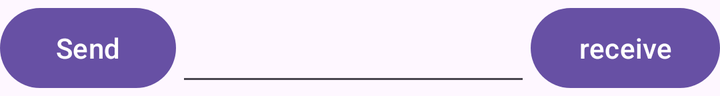
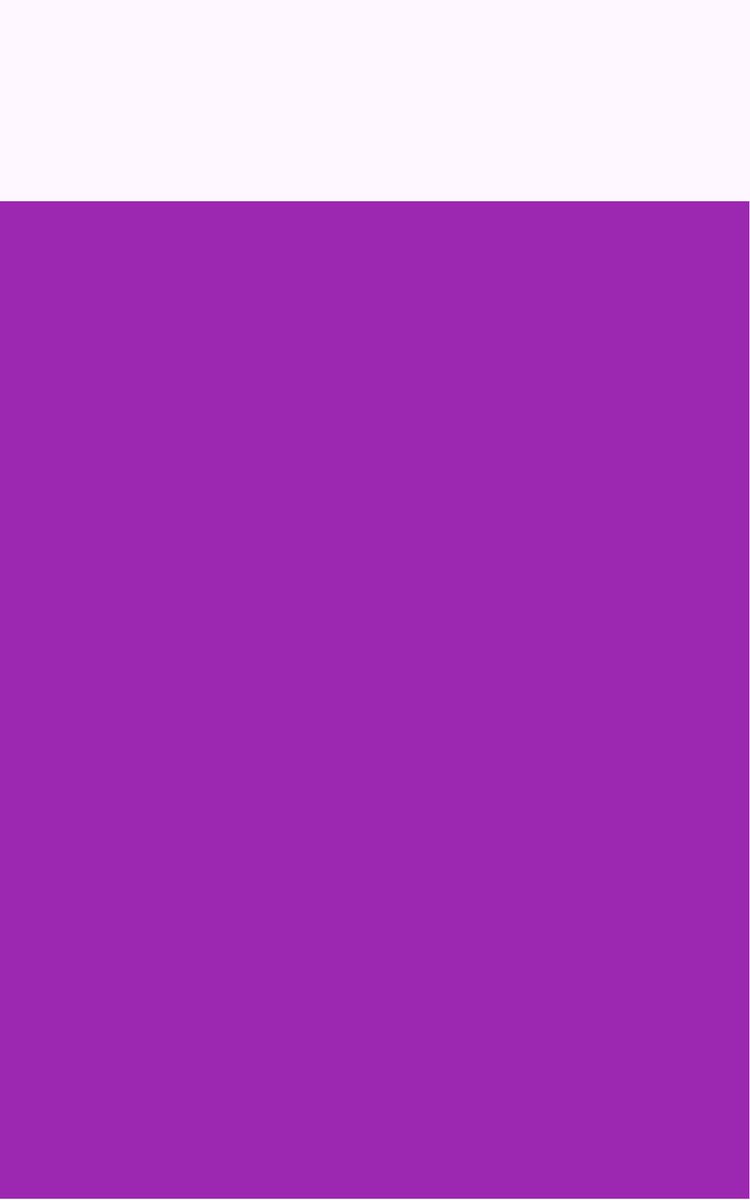

First picture: res/layout/ on a phone held upright. Second picture: the repository's own variant of that layout, on a device whose configuration matches the variant's folder. Source for both follows.
<!-- AndroidManifest.xml: application theme Theme.SenulsAndroidLabs -->
<!-- res/layout/activity_chat_room.xml -->
<?xml version="1.0" encoding="utf-8"?>
<androidx.constraintlayout.widget.ConstraintLayout xmlns:android="http://schemas.android.com/apk/res/android"
    xmlns:app="http://schemas.android.com/apk/res-auto"
    xmlns:tools="http://schemas.android.com/tools"
    android:layout_width="match_parent"
    android:layout_height="wrap_content"
    tools:context=".data.ChatRoom">

    <androidx.recyclerview.widget.RecyclerView
        android:id="@+id/recycleView"
        android:layout_width="0dp"
        android:layout_height="0dp"
        app:layout_constraintBottom_toBottomOf="parent"
        app:layout_constraintEnd_toEndOf="parent"
        app:layout_constraintStart_toStartOf="parent"
        app:layout_constraintTop_toTopOf="parent" />

    <EditText
        android:id="@+id/textInput"
        android:layout_width="0dp"
        android:layout_height="wrap_content"
        android:ems="10"
        android:inputType="text"
        app:layout_constraintBottom_toBottomOf="parent"
        app:layout_constraintEnd_toEndOf="parent"
        app:layout_constraintEnd_toStartOf="@+id/receiveButton"
        app:layout_constraintStart_toEndOf="@+id/sendButton" />

    <Button
        android:id="@+id/sendButton"
        android:layout_width="wrap_content"
        android:layout_height="wrap_content"
        android:text="Send"
        app:layout_constraintBottom_toBottomOf="parent"
        app:layout_constraintStart_toStartOf="parent" />

    <Button
        android:id="@+id/receiveButton"
        android:layout_width="wrap_content"
        android:layout_height="wrap_content"
        android:text="receive"
        app:layout_constraintBottom_toBottomOf="parent"
        app:layout_constraintEnd_toEndOf="parent" />
</androidx.constraintlayout.widget.ConstraintLayout>
<!-- resources referenced by this layout -->
<resources>
  <style name="Theme.SenulsAndroidLabs" parent="Base.Theme.SenulsAndroidLabs" />
  <style name="Base.Theme.SenulsAndroidLabs" parent="Theme.Material3.DayNight.NoActionBar">
          
          
      </style>
</resources>
<!-- res/layout-sw600dp/activity_chat_room.xml (the repository's variant of the layout above) -->
<!-- drawn on a 7-inch tablet held upright -->
<?xml version="1.0" encoding="utf-8"?>
<androidx.constraintlayout.widget.ConstraintLayout xmlns:android="http://schemas.android.com/apk/res/android"
    xmlns:app="http://schemas.android.com/apk/res-auto"
    xmlns:tools="http://schemas.android.com/tools"
    android:layout_width="match_parent"
    android:layout_height="match_parent"
    tools:context=".data.ChatRoom">

    <androidx.recyclerview.widget.RecyclerView
        android:id="@+id/recycleView"
        android:layout_width="300dp"
        android:layout_height="0dp"
        app:layout_constraintBottom_toBottomOf="parent"
        app:layout_constraintEnd_toEndOf="parent"
        app:layout_constraintHorizontal_bias="0.0"
        app:layout_constraintStart_toStartOf="parent"
        app:layout_constraintTop_toTopOf="parent"
        app:layout_constraintVertical_bias="0.0" />

    <EditText
        android:id="@+id/textInput"
        android:layout_width="0dp"
        android:layout_height="wrap_content"
        android:ems="10"
        android:inputType="text"
        app:layout_constraintBottom_toBottomOf="parent"
        app:layout_constraintEnd_toEndOf="parent"
        app:layout_constraintEnd_toStartOf="@+id/receiveButton"
        app:layout_constraintHorizontal_bias="0.0"
        app:layout_constraintStart_toEndOf="@+id/sendButton" />

    <Button
        android:id="@+id/sendButton"
        android:layout_width="wrap_content"
        android:layout_height="wrap_content"
        android:text="Send"
        app:layout_constraintBottom_toBottomOf="parent"
        app:layout_constraintStart_toStartOf="parent" />

    <Button
        android:id="@+id/receiveButton"
        android:layout_width="wrap_content"
        android:layout_height="wrap_content"
        android:layout_marginEnd="984dp"
        android:layout_marginBottom="4dp"
        android:text="receive"
        app:layout_constraintBottom_toBottomOf="parent"
        app:layout_constraintEnd_toEndOf="parent" />

    <FrameLayout
        android:id="@+id/fragmentLocation"
        android:layout_width="978dp"
        android:layout_height="798dp"
        android:layout_marginEnd="1dp"
        android:layout_marginBottom="1dp"
        android:background="#9C27B0"
        app:layout_constraintBottom_toBottomOf="parent"
        app:layout_constraintEnd_toEndOf="parent">

    </FrameLayout>
</androidx.constraintlayout.widget.ConstraintLayout>
